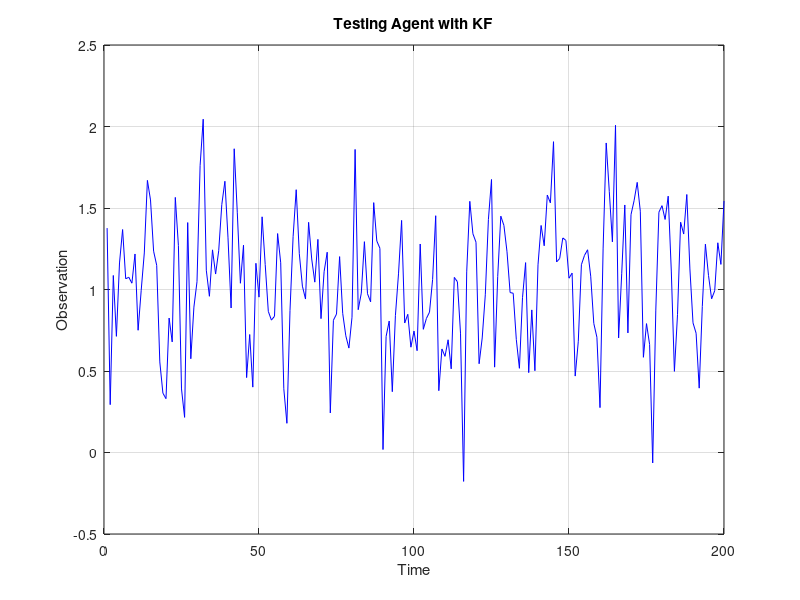

Write MATLAB code to recreate this figure. (Note: this script raises an error after producing the figure.)
% Test script for Agent with KF (Kalman Filter)
% Based on test_agent.m structure and test_kalman.m case 1 simulation

global DEBUG_MODE;
DEBUG_MODE = false;

addpath("./Technique/")
addpath("./Agent/")
addpath("./Technique/Kalman_inc/")
addpath("./Utils/")

%% Simulation Setup (similar to test_kalman.m case 1)
sim = 1; % Use case 1 from test_kalman.m

switch sim
    case 1
        % Simple stationary simulation
        x_dim = 3;
        y_dim = 1;
        y_sd = 0.2;

        u = [.1 .3 .7]';   % The true "state" we want to estimate
        N = 200;
        n = 1:N;
        x = 0.5*randn(1,N+2) + 1;  % Input signal
        noise = y_sd * randn(1,N);
        d = zeros(1,N);
        y = zeros(1,N);
        H = zeros(N, x_dim);

        % Generate observations
        for i = 1:N
            H(i,:) = x(i:i+2);
            y(i) = H(i,:) * u;
            d(i) = y(i) + noise(i);
        end

    otherwise
        error('Invalid simulation case selected');
end

%% Figures
figure(1)
clf;
plot(n, d, 'b')
xlabel('Time')
ylabel('Observation')
title('Testing Agent with KF')
hold on
grid on

%% Create Agent with KF
% System model setup
Q = zeros(x_dim);
A = eye(x_dim);
model_sys = Linear_State('dim', x_dim, 'Q_matrix', Q, 'A_matrix', A);

% Observation model setup
H_matrix = H(1,:);  % Initial H matrix
R = y_sd^2;         % Measurement noise variance

% Create KF technique
kf_technique = KF('x_dim', x_dim, 'y_dim', y_dim, ...
                      'H_matrix', H_matrix, 'R_matrix', R, ...
                      'Pa_init', {'delta', 0.1}, ...
                      'xa_init', {'initial_state', zeros(x_dim, 1)}, ...
                      'system_model', model_sys);

% Create Agent with KF technique
agent = Agent('x_dim', x_dim, 'y_dim', y_dim, 'agent_tech', kf_technique);

%% Run simulation
H_hat_history = zeros(y_dim, x_dim, N);
y_hat_history = zeros(y_dim, N);
xp_hat_history = zeros(x_dim, N);  % Posterior state estimates
xa_hat_history = zeros(x_dim, N);  % Prior state estimates
P_trace_history = zeros(1, N);     % Trace of posterior covariance

fprintf('Running Agent simulation...\n');

for i = 1:N
    % Store current estimates before update
    H_hat_history(:,:,i) = agent.agent_technique.get_H();
    
    % Perform self-learning step with current measurement
    agent.self_learning_step('measurement', d(i));
    
    % Store results after update
    y_hat_history(:,i) = agent.get_y_hat();
    xp_hat_history(:,i) = agent.get_posterior_state();
    xa_hat_history(:,i) = agent.get_prior_state();
    
    % Store covariance trace if available
    P = agent.get_posterior_covariance();
    if ~isempty(P)
        P_trace_history(i) = trace(P);
    end
    
    % Progress indicator
    if mod(i, 50) == 0
        fprintf('Processed %d/%d samples\n', i, N);
    end
end

% Plot prediction
plot(n, y_hat_history, 'r', 'LineWidth', 1.5);
legend('Observations', 'Kalman Predictions', 'Location', 'best');
hold off

%% Performance Analysis

% Prediction error
e_pred = abs(y_hat_history - y');
e_pred_mean = mean(e_pred);

% Parameter estimation error (H matrix estimation)
e_param = zeros(1, N);
for i = 1:N
    e_param(i) = norm(H_hat_history(:,:,i) - u');
end

% State estimation error
e_state = zeros(1, N);
for i = 1:N
    e_state(i) = norm(xp_hat_history(:,i) - u);
end

%% Error Plots
figure(2)
subplot(3,1,1)
plot(n, e_pred, 'b', 'LineWidth', 1.5)
title('Prediction Error |y\_hat - y|')
ylabel('Error')
xlabel('Time')
grid on

subplot(3,1,2)
plot(n, e_param, 'r', 'LineWidth', 1.5)
title('Parameter Estimation Error ||H\_hat - u||')
ylabel('Error')
xlabel('Time')
grid on

subplot(3,1,3)
plot(n, e_state, 'g', 'LineWidth', 1.5)
title('State Estimation Error ||x\_hat - u||')
ylabel('Error')
xlabel('Time')
grid on

%% Covariance Analysis
if any(P_trace_history > 0)
    figure(3)
    plot(n, P_trace_history, 'm', 'LineWidth', 1.5)
    title('Posterior Covariance Trace Evolution')
    ylabel('Trace(P)')
    xlabel('Time')
    grid on
end

%% Performance Metrics
fprintf('\n=== Agent Performance Metrics ===\n');
fprintf('Mean Prediction Error: %.6f\n', e_pred_mean);
fprintf('Final Parameter Error: %.6f\n', e_param(end));
fprintf('Final State Error: %.6f\n', e_state(end));

if any(P_trace_history > 0)
    fprintf('Final Covariance Trace: %.6f\n', P_trace_history(end));
end

% Convergence analysis
convergence_threshold = 0.1;
convergence_idx = find(e_param < convergence_threshold, 1);
if ~isempty(convergence_idx)
    fprintf('Parameter convergence achieved at sample: %d\n', convergence_idx);
else
    fprintf('Parameter convergence not achieved within threshold %.3f\n', convergence_threshold);
end

%% State Evolution Plot
figure(4)
plot(n, xp_hat_history(1,:), 'r-', 'LineWidth', 1.5)
hold on
plot(n, xp_hat_history(2,:), 'g-', 'LineWidth', 1.5)
plot(n, xp_hat_history(3,:), 'b-', 'LineWidth', 1.5)
plot(n, u(1)*ones(size(n)), 'r--', 'LineWidth', 1)
plot(n, u(2)*ones(size(n)), 'g--', 'LineWidth', 1)
plot(n, u(3)*ones(size(n)), 'b--', 'LineWidth', 1)
title('State Estimation Evolution')
xlabel('Time')
ylabel('State Values')
legend('x_1 estimate', 'x_2 estimate', 'x_3 estimate', ...
       'x_1 true', 'x_2 true', 'x_3 true', 'Location', 'best')
grid on
hold off

fprintf('\nAgent test completed successfully!\n');
